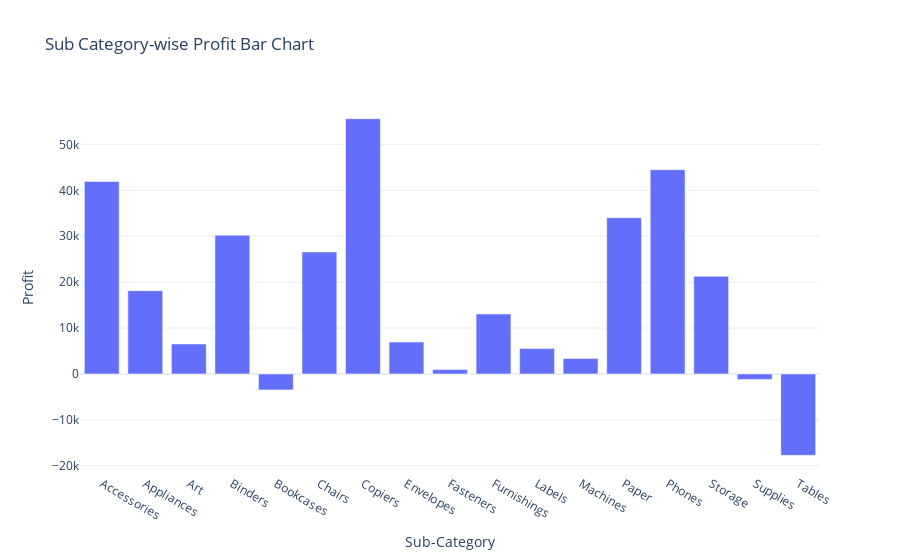

The notebook cell saved with this chart:
### Code cell
profit_by_subcategory=df.groupby('Sub-Category')['Profit'].sum().reset_index()
fig=px.bar(profit_by_subcategory,x='Sub-Category',y='Profit',title='Sub Category-wise Sales Bar Chart')
fig.show()

### Figure 1 — Plotly figure (JSON) as saved in the notebook; plotly's stock layout.template omitted (floating-point values rounded to 4 significant figures)
{"data": [{"alignmentgroup": "True", "hovertemplate": "Sub-Category=%{x}<br>Profit=%{y}<extra></extra>", "legendgroup": "", "marker": {"color": "#636efa", "pattern": {"shape": ""}}, "name": "", "offsetgroup": "", "orientation": "v", "showlegend": false, "textposition": "auto", "type": "bar", "x": ["Accessories", "Appliances", "Art", "Binders", "Bookcases", "Chairs", "Copiers", "Envelopes", "Fasteners", "Furnishings", "Labels", "Machines", "Paper", "Phones", "Storage", "Supplies", "Tables"], "xaxis": "x", "y": [41940.0, 18140.0, 6528.0, 30220.0, -3473.0, 26590.0, 55620.0, 6964.0, 949.5, 13060.0, 5546.0, 3385.0, 34050.0, 44520.0, 21280.0, -1189.0, -17730.0], "yaxis": "y"}], "layout": {"autosize": true, "barmode": "relative", "legend": {"tracegroupgap": 0}, "title": {"text": "Sub Category-wise Profit Bar Chart"}, "xaxis": {"anchor": "y", "autorange": true, "domain": [0, 1], "range": [-0.5, 16.5], "title": {"text": "Sub-Category"}, "type": "category"}, "yaxis": {"anchor": "x", "autorange": true, "domain": [0, 1], "range": [-21800.0, 59690.0], "title": {"text": "Profit"}, "type": "linear"}}}
